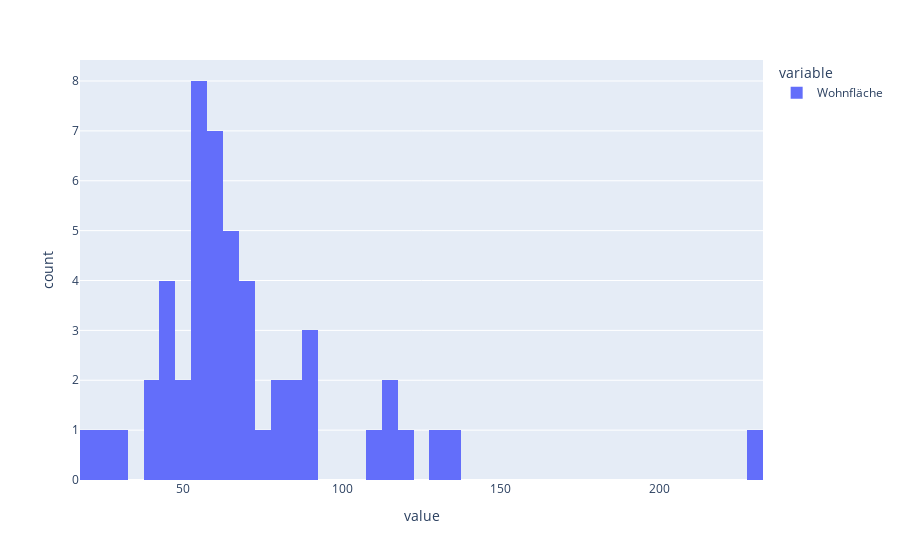

Notebook cell for this chart:
### Markdown cell above
### ✏️ Aufgabe 2
Beschreiben Sie die Verteilung dieser Stichprobe. Wie ist sie im Vergleich zur Verteilung der Grundgesamtheit?

### Code cell
px.histogram(samp1, nbins=100)

### Figure 1 — Plotly figure (JSON) as saved in the notebook; plotly's stock layout.template omitted (floating-point values rounded to 4 significant figures)
{"data": [{"alignmentgroup": "True", "bingroup": "x", "hovertemplate": "variable=Wohnfläche<br>value=%{x}<br>count=%{y}<extra></extra>", "legendgroup": "Wohnfläche", "marker": {"color": "#636efa", "pattern": {"shape": ""}}, "name": "Wohnfläche", "nbinsx": 100, "offsetgroup": "Wohnfläche", "orientation": "v", "showlegend": true, "type": "histogram", "x": [230.3, 76.3, 62.27, 40, 116, 43, 56.3, 130, 81.14, 20, 28.08, 121.8, 80, 57, 56.44, 58.45, 114.2, 57.88, 63.69, 90, 58.66, 63, 84, 64, 50.4, 55.89, 57, 135.7, 45, 54, 88.16, 60, 57, 42.85, 110, 64.15, 53.4, 87.43, 69.2, 40, 69.86, 26.56, 64, 50.36, 43.96, 68, 87.88, 70, 62.11, 60], "xaxis": "x", "yaxis": "y"}], "layout": {"barmode": "relative", "legend": {"title": {"text": "variable"}, "tracegroupgap": 0}, "margin": {"t": 60}, "xaxis": {"anchor": "y", "domain": [0, 1], "title": {"text": "value"}}, "yaxis": {"anchor": "x", "domain": [0, 1], "title": {"text": "count"}}}}
